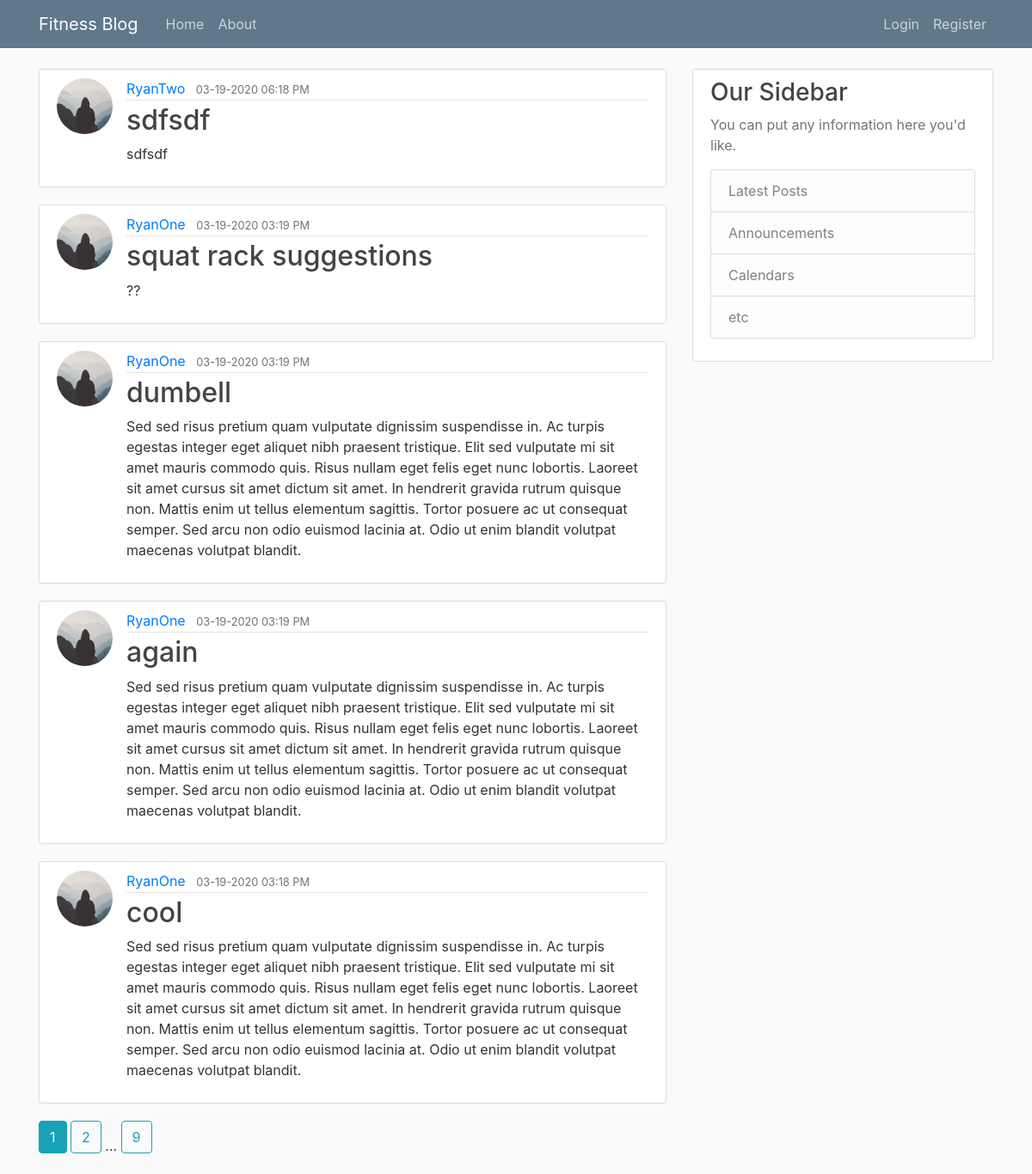
The page /home on the database its author committed.
### fitnessblog/models.py (models this page shows, shortened)
class Post(db.Model):
    id = db.Column(db.Integer, primary_key=True)
    title = db.Column(db.String(100), nullable=False)
    date_posted = db.Column(db.DateTime, nullable=False, default=datetime.utcnow)
    content = db.Column(db.Text, nullable=False)
    user_id = db.Column(db.Integer, db.ForeignKey("user.id"), nullable=False)

class User(db.Model, UserMixin):
    id = db.Column(db.Integer, primary_key=True)
    username = db.Column(db.String(20), unique=True, nullable=False)
    email = db.Column(db.String(120), unique=True, nullable=False)
    image_file = db.Column(db.String(20), nullable=False, default="default.jpg")
    password = db.Column(db.String(60), nullable=False)
    posts = db.relationship("Post", backref="author", lazy=True)

### fitnessblog/routes.py (the view)
@app.route("/")
@app.route("/home")
def home():
    page = request.args.get("page", 1, type=int)
    posts = Post.query.order_by(Post.date_posted.desc()).paginate(page=page, per_page=5)
    return render_template("home.html", posts=posts)

### fitnessblog/templates/home.html
{% extends "layout.html" %}
{% block content %}
  {% for post in posts.items %}
    <article class="media content-section">
      <img class="rounded-circle article-img" src="{{ url_for('static', filename='profile_pics/' + post.author.image_file) }}">
      <div class="media-body">
        <div class="article-metadata">
          <a class="mr-2" href="{{ url_for('user_posts', username=post.author.username) }}">{{ post.author.username }}</a>
          <small class="text-muted">{{ post.date_posted.strftime('%m-%d-%Y %I:%M %p') }}</small>
        </div>
        <h2><a class="article-title" href="{{ url_for('post', post_id=post.id) }}">{{ post.title }}</a></h2>
        <p class="article-content">{{ post.content }}</p>
      </div>
    </article>
  {% endfor %}
  {% for page_num in posts.iter_pages(left_edge=1, right_edge=1, left_current=1, right_current=2) %}
    {% if page_num %}
      {% if posts.page == page_num %}
        <a class="btn btn-info mb-4" href="{{ url_for('home', page=page_num) }}">{{ page_num }}</a>
      {% else %}
      <a class="btn btn-outline-info mb-4" href="{{ url_for('home', page=page_num) }}">{{ page_num }}</a>
      {% endif %}
    {% else %}
      ...
    {% endif %}
  {% endfor %}
{% endblock content %}

### fitnessblog/static/main.css (style rules this page uses)
body { background: #fafafa; color: #333333; margin-top: 5rem; }
h1, h2, h3, h4, h5, h6 { color: #444444; }
.content-section { background: #ffffff; padding: 10px 20px; border: 1px solid #dddddd; border-radius: 3px; margin-bottom: 20px; }
.article-title { color: #444444; }
.article-content { white-space: pre-line; }
.article-img { height: 65px; width: 65px; margin-right: 16px; }
.article-metadata { padding-bottom: 1px; margin-bottom: 4px; border-bottom: 1px solid #e3e3e3; }

### rows shown on the page
Post: image_file (placeholder picture), author.username "RyanTwo", date_posted "03-19-2020 06:18 PM", title "sdfsdf", content "sdfsdf"
Post: image_file (placeholder picture), author.username "RyanOne", date_posted "03-19-2020 03:19 PM", title "squat rack suggestions", content "??"
Post: image_file (placeholder picture), author.username "RyanOne", date_posted "03-19-2020 03:19 PM", title "dumbell", content "Sed sed risus pretium quam vulputate dignissim suspendisse in. Ac turpis egestas integer eget aliquet nibh praesent tristique. Elit sed vulputate mi sit amet mauris commodo quis. Risus nullam eget felis eget nunc lobortis. Laoreet sit amet cursus sit amet dictum sit amet. In hendrerit gravida rutrum quisque non. Mattis enim ut tellus elementum sagittis. Tortor posuere ac ut consequat semper. Sed arcu non odio euismod lacinia at. Odio ut enim blandit volutpat maecenas volutpat blandit."
Post: image_file (placeholder picture), author.username "RyanOne", date_posted "03-19-2020 03:19 PM", title "again", content "Sed sed risus pretium quam vulputate dignissim suspendisse in. Ac turpis egestas integer eget aliquet nibh praesent tristique. Elit sed vulputate mi sit amet mauris commodo quis. Risus nullam eget felis eget nunc lobortis. Laoreet sit amet cursus sit amet dictum sit amet. In hendrerit gravida rutrum quisque non. Mattis enim ut tellus elementum sagittis. Tortor posuere ac ut consequat semper. Sed arcu non odio euismod lacinia at. Odio ut enim blandit volutpat maecenas volutpat blandit."
Post: image_file (placeholder picture), author.username "RyanOne", date_posted "03-19-2020 03:18 PM", title "cool", content "Sed sed risus pretium quam vulputate dignissim suspendisse in. Ac turpis egestas integer eget aliquet nibh praesent tristique. Elit sed vulputate mi sit amet mauris commodo quis. Risus nullam eget felis eget nunc lobortis. Laoreet sit amet cursus sit amet dictum sit amet. In hendrerit gravida rutrum quisque non. Mattis enim ut tellus elementum sagittis. Tortor posuere ac ut consequat semper. Sed arcu non odio euismod lacinia at. Odio ut enim blandit volutpat maecenas volutpat blandit."

### other values the page prints
{{ page_num }} "1"
{{ page_num }} "2" "9"
